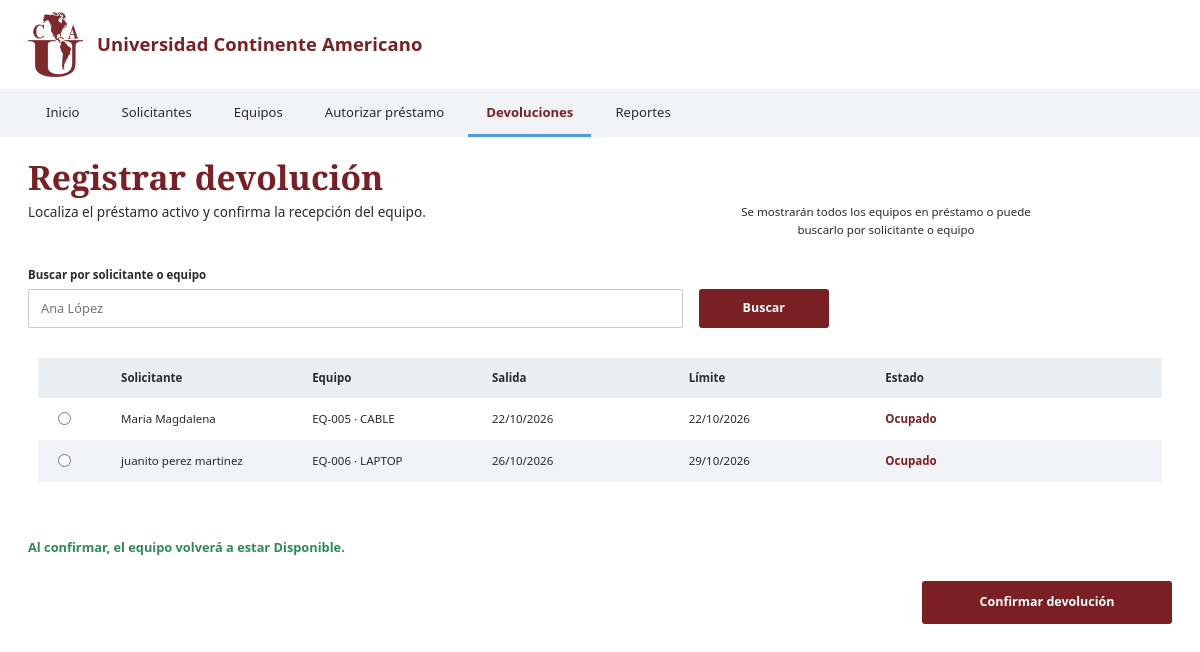
The app's page /devoluciones.php with its own data.
### tables this page shows
CREATE TABLE `prestamo` (
  `id_prestamo` int NOT NULL AUTO_INCREMENT,
  `id_solicitante` int NOT NULL,
  `id_equipo` int NOT NULL,
  `id_usuario` int DEFAULT NULL,
  `fecha_prestamo` datetime NOT NULL DEFAULT CURRENT_TIMESTAMP,
  `fecha_limite` datetime NOT NULL,
  `fecha_devolucion` datetime DEFAULT NULL,
  `observaciones` text,
  PRIMARY KEY (`id_prestamo`),
  KEY `id_solicitante_idx` (`id_solicitante`),
  KEY `id_equipo_idx` (`id_equipo`),
  CONSTRAINT `id_equipo` FOREIGN KEY (`id_equipo`) REFERENCES `equipo` (`id_equipo`) ON DELETE RESTRICT,
  CONSTRAINT `id_solicitante` FOREIGN KEY (`id_solicitante`) REFERENCES `solicitante` (`id_solicitante`) ON DELETE RESTRICT
);

CREATE TABLE `solicitante` (
  `id_solicitante` int NOT NULL AUTO_INCREMENT,
  `nombre` varchar(70) NOT NULL,
  `matricula` varchar(8) DEFAULT NULL,
  `carrera` varchar(100) NOT NULL,
  PRIMARY KEY (`id_solicitante`),
  UNIQUE KEY `matricula_UNIQUE` (`matricula`)
);

CREATE TABLE `equipo` (
  `id_equipo` int NOT NULL AUTO_INCREMENT,
  `id_tipo` int NOT NULL,
  `descripcion` varchar(150) DEFAULT NULL,
  `observaciones` varchar(200) DEFAULT NULL,
  `estado` int NOT NULL DEFAULT '1',
  PRIMARY KEY (`id_equipo`),
  KEY `id_tipo_idx` (`id_tipo`),
  CONSTRAINT `id_tipo` FOREIGN KEY (`id_tipo`) REFERENCES `tipoequipo` (`id_tipo`) ON DELETE RESTRICT
);

CREATE TABLE `tipoequipo` (
  `id_tipo` int NOT NULL AUTO_INCREMENT,
  `nombre` varchar(45) NOT NULL,
  PRIMARY KEY (`id_tipo`),
  UNIQUE KEY `nombre_UNIQUE` (`nombre`)
);

### devoluciones.php (the view, shortened to what this page needs)
<?php
include "conexion.php";
$q = isset($_GET['q']) ? trim($_GET['q']) : "";
$sql = "SELECT p.id_prestamo, s.nombre AS solicitante, e.id_equipo, t.nombre AS tipo,
               p.fecha_prestamo, p.fecha_limite
        FROM prestamo p
        INNER JOIN solicitante s ON s.id_solicitante = p.id_solicitante
        INNER JOIN equipo e      ON e.id_equipo      = p.id_equipo
        INNER JOIN tipoequipo t  ON t.id_tipo        = e.id_tipo
        WHERE p.fecha_devolucion IS NULL";
$sql .= " ORDER BY p.fecha_limite ASC";
$stmt = $conexion->prepare($sql);
$stmt->execute();
$prestamos = $stmt->get_result();
?>
<!DOCTYPE html>
<html lang="es">
<head>
  <link rel="stylesheet" href="style.css">
</head>
<body>
  <?php include "encabezado.php"; ?>
  <main>
    <div class="cabecera-pantalla cabecera-devolucion">
      <h1>Registrar devolución</h1>
      <p class="subtitulo">Localiza el préstamo activo y confirma la recepción del equipo.</p>
      <p class="nota-lateral">Se mostrarán todos los equipos en préstamo o puede buscarlo por
                                 solicitante o equipo</p>
    </div>
    <section class="lista pantalla-una-columna">
      <label class="lista-titulo" for="buscar">Buscar por solicitante o equipo</label>
      <form class="busqueda" action="devoluciones.php" method="get">
        <input type="search" id="buscar" name="q" value="<?= htmlspecialchars($q) ?>"
              placeholder="Ana López">
        <button type="submit" class="btn">Buscar</button>
      </form>
      <form action="confirmar_devolucion.php" method="post">
        <table class="tabla tabla-devoluciones">
          <thead>
            <tr>
              <th><span class="solo-lector">Seleccionar</span></th>
              <th>Solicitante</th>
              <th>Equipo</th>
              <th>Salida</th>
              <th>Límite</th>
              <th>Estado</th>
            </tr>
          </thead>
          <tbody>
            <?php if ($prestamos->num_rows > 0) { ?>
              <?php while ($f = $prestamos->fetch_assoc()) { ?>
                <tr>
                  <td><input type="radio" name="id_prestamo" value="<?= $f['id_prestamo'] ?>" required></td>
                  <td><?= htmlspecialchars($f['solicitante']) ?></td>
                  <td>EQ-<?= str_pad($f['id_equipo'], 3, "0", STR_PAD_LEFT) ?> · <?=
                          htmlspecialchars($f['tipo']) ?>
                  </td>
                  <td><?= date("d/m/Y", strtotime($f['fecha_prestamo'])) ?></td>
                  <td><?= date("d/m/Y", strtotime($f['fecha_limite'])) ?></td>
                  <td class="estado-ocupado">Ocupado</td>
                </tr>
              <?php } ?>
            <?php } else { ?>
              <tr><td colspan="6">No hay préstamos activos.</td></tr>
            <?php } ?>
          </tbody>
        </table>
        <p class="aviso-ok">Al confirmar, el equipo volverá a estar Disponible.</p>
        <div class="acciones-derecha">
          <button type="submit" class="btn btn-ancho">Confirmar devolución</button>
        </div>
      </form>
    </section>
  </main>
</body>
</html>

### style.css (style rules this page uses)
:root { --vino: #7a1f24; --vino-hover: #5c1519; --azul: #4a9fd8; --fondo: #ffffff; --barra: #f2f3f6; --circulo: #eceff2; --texto: #2b2b2b; --texto-suave: #5d6168; --serif: "Libre Baskerville", Georgia, "Times New Roman", serif; --sans: "Source Sans 3", "Segoe UI", system-ui, sans-serif; }
*, *::before, *::after { box-sizing: border-box; }
body { margin: 0; background: var(--fondo); color: var(--texto); font-family: var(--sans); font-size: 16px; line-height: 1.5; min-height: 100vh; }
main { padding: 20px 28px 56px; }
h1 { font-family: var(--serif); font-weight: 700; font-size: clamp(1.7rem, 3.2vw, 2.1rem); color: var(--vino); margin: 0 0 4px; line-height: 1.2; }
.subtitulo { margin: 0; font-size: .85rem; }
:root { --borde: #c9ccd1; }
.campo label, .lista-titulo { display: block; font-size: .72rem; font-weight: 700; margin-bottom: 6px; }
.campo input, .busqueda input { width: 100%; padding: 9px 12px; font: inherit; font-size: .8rem; color: var(--texto); background: var(--fondo); border: 1px solid var(--borde); border-radius: 2px; }
.btn { background: var(--vino); color: var(--fondo); font: inherit; font-size: .78rem; font-weight: 700; border: 0; border-radius: 3px; padding: 11px 40px; cursor: pointer; }
.busqueda { display: flex; gap: 8px; margin-bottom: 20px; }
.busqueda input { flex: 1; }
.busqueda .btn { padding: 0 38px; }
.tabla { width: 100%; border-collapse: collapse; font-size: .72rem; }
.tabla th, .tabla td { text-align: left; padding: 11px 10px; }
.tabla thead th { background: var(--circulo); font-weight: 700; }
.tabla tbody tr:nth-child(even) { background: var(--barra); }
.cabecera-pantalla { position: relative; }
.nota-lateral { position: absolute; top: 46px; left: calc(var(--sangria, 22px) + var(--col-izq, 320px) + var(--gap-col, 40px)); right: 0; margin: 0; text-align: center; font-size: .72rem; }
.btn-ancho { min-width: 250px; padding: 12px 40px; }
.cabecera-devolucion { --sangria: 0px; --col-izq: 50%; --gap-col: 0px; }
.pantalla-una-columna { margin-top: 44px; }
.tabla-devoluciones { table-layout: fixed; width: calc(100% - 20px); margin: 0 10px; }
.tabla-devoluciones th:nth-child(1) { width: 6.5%; }
.tabla-devoluciones th:nth-child(2) { width: 17%; }
.tabla-devoluciones th:nth-child(3) { width: 16%; }
.tabla-devoluciones th:nth-child(4) { width: 17.5%; }
.tabla-devoluciones th:nth-child(5) { width: 17.5%; }
.tabla-devoluciones th:nth-child(6) { width: 25.5%; }
.tabla-devoluciones input[type="radio"] { accent-color: var(--vino); margin-left: 10px; }
.pantalla-una-columna .busqueda { max-width: 70%; gap: 16px; margin-bottom: 30px; }
.pantalla-una-columna .busqueda .btn { min-width: 130px; padding: 0 24px; }
@media (min-width: 901px) { .cabecera-devolucion .nota-lateral { left: 50%; max-width: 320px; margin: 0 auto; } }
.estado-ocupado { color: var(--vino); font-weight: 700; }
.aviso-ok { color: #2e8b57; font-weight: 700; font-size: .8rem; margin: 56px 0 0; }
.acciones-derecha { display: flex; justify-content: flex-end; margin-top: 24px; }

### records on screen
prestamo: id_solicitante.nombre "Maria Magdalena", id_equipo.id_equipo "005", tipoequipo.nombre "CABLE", fecha_prestamo "22/10/2026", fecha_limite "22/10/2026"
prestamo: id_solicitante.nombre "juanito perez martinez", id_equipo.id_equipo "006", tipoequipo.nombre "LAPTOP", fecha_prestamo "26/10/2026", fecha_limite "29/10/2026"

### other values on screen
$texto "Inicio"
$texto "Solicitantes"
$texto "Equipos"
$texto "Autorizar préstamo"
$texto "Devoluciones"
$texto "Reportes"
